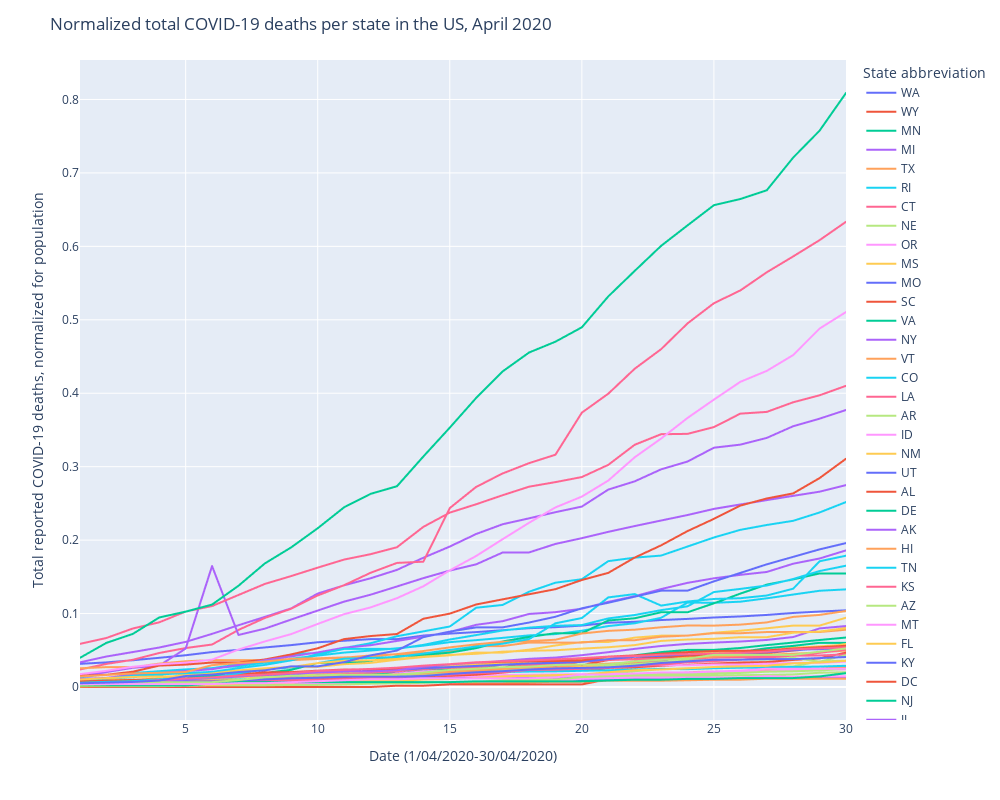

Notebook code for this chart:
### Code cell
# covid deaths total
fig = px.line(merge_covid, x="short_date", y="normalized_tot_death", color='state_abbreviation')
fig.update_layout( autosize=False, width=1000, height=800)

fig.update_layout(
    title="Normalized total COVID-19 deaths per state in the US, April 2020",
    xaxis_title="Date (1/04/2020-30/04/2020)",
    yaxis_title="Total reported COVID-19 deaths, normalized for population",
    legend_title="State abbreviation",

)

fig.show()
fig.write_html("state_tot_deaths_april.html") #saves interactive plot

### Figure 1 — Plotly figure (JSON) as saved in the notebook; plotly's stock layout.template omitted (floating-point values rounded to 4 significant figures)
{"data": [{"hovertemplate": "state_abbreviation=WA<br>short_date=%{x}<br>normalized_tot_death=%{y}<extra></extra>", "legendgroup": "WA", "line": {"color": "#636efa", "dash": "solid"}, "mode": "lines", "name": "WA", "showlegend": true, "type": "scattergl", "x": [1, 2, 3, 4, 5, 6, 7, 8, 9, 10, 11, 12, 13, 14, 15, 16, 17, 18, 19, 20, 21, 22, 23, 24, 25, 26, 27, 28, 29, 30], "xaxis": "x", "y": [0.03155, 0.03347, 0.03642, 0.03976, 0.04322, 0.04758, 0.05053, 0.05387, 0.05707, 0.06092, 0.06297, 0.06515, 0.06515, 0.07003, 0.07272, 0.07477, 0.07734, 0.08003, 0.08144, 0.08362, 0.08747, 0.08875, 0.09119, 0.09273, 0.09465, 0.09606, 0.09811, 0.1008, 0.1027, 0.1044], "yaxis": "y"}, {"hovertemplate": "state_abbreviation=WY<br>short_date=%{x}<br>normalized_tot_death=%{y}<extra></extra>", "legendgroup": "WY", "line": {"color": "#EF553B", "dash": "solid"}, "mode": "lines", "name": "WY", "showlegend": true, "type": "scattergl", "x": [1, 2, 3, 4, 5, 6, 7, 8, 9, 10, 11, 12, 13, 14, 15, 16, 17, 18, 19, 20, 21, 22, 23, 24, 25, 26, 27, 28, 29, 30], "xaxis": "x", "y": [0, 0, 0, 0, 0, 0, 0, 0, 0, 0, 0, 0, 0.001764, 0.001764, 0.003527, 0.003527, 0.003527, 0.003527, 0.003527, 0.003527, 0.01058, 0.01058, 0.01235, 0.01235, 0.01235, 0.01235, 0.01235, 0.01235, 0.01235, 0.01235], "yaxis": "y"}, {"hovertemplate": "state_abbreviation=MN<br>short_date=%{x}<br>normalized_tot_death=%{y}<extra></extra>", "legendgroup": "MN", "line": {"color": "#00cc96", "dash": "solid"}, "mode": "lines", "name": "MN", "showlegend": true, "type": "scattergl", "x": [1, 2, 3, 4, 5, 6, 7, 8, 9, 10, 11, 12, 13, 14, 15, 16, 17, 18, 19, 20, 21, 22, 23, 24, 25, 26, 27, 28, 29, 30], "xaxis": "x", "y": [0.003158, 0.003859, 0.003859, 0.00421, 0.005087, 0.005964, 0.006841, 0.008771, 0.009999, 0.009999, 0.01175, 0.01228, 0.01386, 0.01526, 0.01579, 0.01772, 0.02017, 0.02123, 0.02508, 0.02807, 0.0314, 0.0314, 0.03877, 0.03877, 0.0428, 0.04771, 0.0528, 0.05596, 0.06017, 0.06017], "yaxis": "y"}, {"hovertemplate": "state_abbreviation=MI<br>short_date=%{x}<br>normalized_tot_death=%{y}<extra></extra>", "legendgroup": "MI", "line": {"color": "#ab63fa", "dash": "solid"}, "mode": "lines", "name": "MI", "showlegend": true, "type": "scattergl", "x": [1, 2, 3, 4, 5, 6, 7, 8, 9, 10, 11, 12, 13, 14, 15, 16, 17, 18, 19, 20, 21, 22, 23, 24, 25, 26, 27, 28, 29, 30], "xaxis": "x", "y": [0.03355, 0.04151, 0.04759, 0.05376, 0.06142, 0.07237, 0.08412, 0.09547, 0.1071, 0.1272, 0.1385, 0.148, 0.1595, 0.176, 0.1912, 0.2084, 0.2216, 0.2297, 0.238, 0.2457, 0.2688, 0.28, 0.2964, 0.307, 0.3258, 0.33, 0.3392, 0.3551, 0.3654, 0.3772], "yaxis": "y"}, {"hovertemplate": "state_abbreviation=TX<br>short_date=%{x}<br>normalized_tot_death=%{y}<extra></extra>", "legendgroup": "TX", "line": {"color": "#FFA15A", "dash": "solid"}, "mode": "lines", "name": "TX", "showlegend": true, "type": "scattergl", "x": [1, 2, 3, 4, 5, 6, 7, 8, 9, 10, 11, 12, 13, 14, 15, 16, 17, 18, 19, 20, 21, 22, 23, 24, 25, 26, 27, 28, 29, 30], "xaxis": "x", "y": [0.001968, 0.002375, 0.003054, 0.003563, 0.004309, 0.00475, 0.005225, 0.006006, 0.006752, 0.007668, 0.008618, 0.009195, 0.009738, 0.01079, 0.01235, 0.01333, 0.01452, 0.01537, 0.01618, 0.0168, 0.01754, 0.01842, 0.01903, 0.02012, 0.02114, 0.02199, 0.0225, 0.02341, 0.02484, 0.02653], "yaxis": "y"}, {"hovertemplate": "state_abbreviation=RI<br>short_date=%{x}<br>normalized_tot_death=%{y}<extra></extra>", "legendgroup": "RI", "line": {"color": "#19d3f3", "dash": "solid"}, "mode": "lines", "name": "RI", "showlegend": true, "type": "scattergl", "x": [1, 2, 3, 4, 5, 6, 7, 8, 9, 10, 11, 12, 13, 14, 15, 16, 17, 18, 19, 20, 21, 22, 23, 24, 25, 26, 27, 28, 29, 30], "xaxis": "x", "y": [0.009468, 0.01136, 0.01326, 0.0161, 0.02367, 0.02556, 0.0284, 0.03314, 0.0445, 0.04639, 0.05302, 0.05965, 0.06912, 0.07575, 0.08237, 0.1079, 0.1117, 0.1297, 0.142, 0.1468, 0.1714, 0.1761, 0.1789, 0.1913, 0.2036, 0.214, 0.2206, 0.2263, 0.2377, 0.2519], "yaxis": "y"}, {"hovertemplate": "state_abbreviation=CT<br>short_date=%{x}<br>normalized_tot_death=%{y}<extra></extra>", "legendgroup": "CT", "line": {"color": "#FF6692", "dash": "solid"}, "mode": "lines", "name": "CT", "showlegend": true, "type": "scattergl", "x": [1, 2, 3, 4, 5, 6, 7, 8, 9, 10, 11, 12, 13, 14, 15, 16, 17, 18, 19, 20, 21, 22, 23, 24, 25, 26, 27, 28, 29, 30], "xaxis": "x", "y": [0.02386, 0.03143, 0.03705, 0.04631, 0.05304, 0.05782, 0.07774, 0.09402, 0.1066, 0.1246, 0.1386, 0.1555, 0.169, 0.1706, 0.2436, 0.2725, 0.2908, 0.3048, 0.3163, 0.3736, 0.3994, 0.4333, 0.46, 0.4951, 0.5226, 0.54, 0.5647, 0.5863, 0.6085, 0.6334], "yaxis": "y"}, {"hovertemplate": "state_abbreviation=NE<br>short_date=%{x}<br>normalized_tot_death=%{y}<extra></extra>", "legendgroup": "NE", "line": {"color": "#B6E880", "dash": "solid"}, "mode": "lines", "name": "NE", "showlegend": true, "type": "scattergl", "x": [1, 2, 3, 4, 5, 6, 7, 8, 9, 10, 11, 12, 13, 14, 15, 16, 17, 18, 19, 20, 21, 22, 23, 24, 25, 26, 27, 28, 29, 30], "xaxis": "x", "y": [0.002049, 0.002561, 0.003073, 0.004097, 0.004097, 0.004097, 0.005121, 0.00717, 0.007682, 0.008706, 0.008706, 0.008706, 0.009219, 0.01024, 0.01076, 0.01229, 0.01229, 0.01434, 0.01434, 0.0169, 0.01946, 0.02151, 0.02407, 0.02561, 0.02714, 0.02868, 0.02817, 0.02817, 0.03483, 0.03585], "yaxis": "y"}, {"hovertemplate": "state_abbreviation=OR<br>short_date=%{x}<br>normalized_tot_death=%{y}<extra></extra>", "legendgroup": "OR", "line": {"color": "#FF97FF", "dash": "solid"}, "mode": "lines", "name": "OR", "showlegend": true, "type": "scattergl", "x": [1, 2, 3, 4, 5, 6, 7, 8, 9, 10, 11, 12, 13, 14, 15, 16, 17, 18, 19, 20, 21, 22, 23, 24, 25, 26, 27, 28, 29, 30], "xaxis": "x", "y": [0.004185, 0.004882, 0.005115, 0.006045, 0.006277, 0.006742, 0.007672, 0.008835, 0.01023, 0.01116, 0.01186, 0.01209, 0.01232, 0.01279, 0.01348, 0.01488, 0.01627, 0.01674, 0.0172, 0.01744, 0.01813, 0.01813, 0.0193, 0.01999, 0.02023, 0.02116, 0.02139, 0.02302, 0.02348, 0.02395], "yaxis": "y"}, {"hovertemplate": "state_abbreviation=MS<br>short_date=%{x}<br>normalized_tot_death=%{y}<extra></extra>", "legendgroup": "MS", "line": {"color": "#FECB52", "dash": "solid"}, "mode": "lines", "name": "MS", "showlegend": true, "type": "scattergl", "x": [1, 2, 3, 4, 5, 6, 7, 8, 9, 10, 11, 12, 13, 14, 15, 16, 17, 18, 19, 20, 21, 22, 23, 24, 25, 26, 27, 28, 29, 30], "xaxis": "x", "y": [0.008698, 0.009701, 0.009701, 0.01171, 0.01706, 0.01974, 0.02241, 0.02542, 0.02743, 0.02743, 0.03111, 0.03278, 0.03713, 0.04081, 0.04315, 0.04683, 0.04683, 0.05085, 0.05654, 0.06122, 0.06122, 0.06724, 0.06992, 0.06992, 0.07393, 0.07661, 0.07995, 0.08363, 0.08363, 0.09434], "yaxis": "y"}, {"hovertemplate": "state_abbreviation=MO<br>short_date=%{x}<br>normalized_tot_death=%{y}<extra></extra>", "legendgroup": "MO", "line": {"color": "#636efa", "dash": "solid"}, "mode": "lines", "name": "MO", "showlegend": true, "type": "scattergl", "x": [1, 2, 3, 4, 5, 6, 7, 8, 9, 10, 11, 12, 13, 14, 15, 16, 17, 18, 19, 20, 21, 22, 23, 24, 25, 26, 27, 28, 29, 30], "xaxis": "x", "y": [0.002918, 0.00308, 0.00308, 0.00389, 0.005511, 0.006322, 0.008591, 0.009401, 0.01248, 0.01556, 0.01767, 0.01783, 0.01848, 0.02156, 0.02383, 0.02464, 0.02675, 0.02837, 0.02853, 0.02869, 0.03064, 0.03372, 0.03534, 0.04247, 0.04425, 0.04441, 0.04668, 0.0509, 0.05155, 0.05333], "yaxis": "y"}, {"hovertemplate": "state_abbreviation=SC<br>short_date=%{x}<br>normalized_tot_death=%{y}<extra></extra>", "legendgroup": "SC", "line": {"color": "#EF553B", "dash": "solid"}, "mode": "lines", "name": "SC", "showlegend": true, "type": "scattergl", "x": [1, 2, 3, 4, 5, 6, 7, 8, 9, 10, 11, 12, 13, 14, 15, 16, 17, 18, 19, 20, 21, 22, 23, 24, 25, 26, 27, 28, 29, 30], "xaxis": "x", "y": [0.00499, 0.00595, 0.006526, 0.007677, 0.008445, 0.009213, 0.009789, 0.01209, 0.01286, 0.01382, 0.01535, 0.01574, 0.0167, 0.01862, 0.02054, 0.02092, 0.02226, 0.02284, 0.02303, 0.0238, 0.02591, 0.02687, 0.02879, 0.03013, 0.03186, 0.0334, 0.03397, 0.03685, 0.03896, 0.04683], "yaxis": "y"}, {"hovertemplate": "state_abbreviation=VA<br>short_date=%{x}<br>normalized_tot_death=%{y}<extra></extra>", "legendgroup": "VA", "line": {"color": "#00cc96", "dash": "solid"}, "mode": "lines", "name": "VA", "showlegend": true, "type": "scattergl", "x": [1, 2, 3, 4, 5, 6, 7, 8, 9, 10, 11, 12, 13, 14, 15, 16, 17, 18, 19, 20, 21, 22, 23, 24, 25, 26, 27, 28, 29, 30], "xaxis": "x", "y": [0.004753, 0.005333, 0.005333, 0.006028, 0.00626, 0.007303, 0.008694, 0.01264, 0.01403, 0.01403, 0.01507, 0.01727, 0.01785, 0.02261, 0.02411, 0.02678, 0.02678, 0.02991, 0.03478, 0.03756, 0.03756, 0.04312, 0.04753, 0.05054, 0.05054, 0.05309, 0.05704, 0.06051, 0.06399, 0.06735], "yaxis": "y"}, {"hovertemplate": "state_abbreviation=NY<br>short_date=%{x}<br>normalized_tot_death=%{y}<extra></extra>", "legendgroup": "NY", "line": {"color": "#ab63fa", "dash": "solid"}, "mode": "lines", "name": "NY", "showlegend": true, "type": "scattergl", "x": [1, 2, 3, 4, 5, 6, 7, 8, 9, 10, 11, 12, 13, 14, 15, 16, 17, 18, 19, 20, 21, 22, 23, 24, 25, 26, 27, 28, 29, 30], "xaxis": "x", "y": [0.01415, 0.02032, 0.02613, 0.02911, 0.05231, 0.1647, 0.07088, 0.07947, 0.09192, 0.1041, 0.1163, 0.1257, 0.1369, 0.1482, 0.1585, 0.167, 0.1831, 0.1832, 0.1948, 0.2027, 0.2113, 0.2191, 0.2267, 0.2342, 0.2425, 0.2485, 0.2545, 0.2603, 0.2659, 0.2749], "yaxis": "y"}, {"hovertemplate": "state_abbreviation=VT<br>short_date=%{x}<br>normalized_tot_death=%{y}<extra></extra>", "legendgroup": "VT", "line": {"color": "#FFA15A", "dash": "solid"}, "mode": "lines", "name": "VT", "showlegend": true, "type": "scattergl", "x": [1, 2, 3, 4, 5, 6, 7, 8, 9, 10, 11, 12, 13, 14, 15, 16, 17, 18, 19, 20, 21, 22, 23, 24, 25, 26, 27, 28, 29, 30], "xaxis": "x", "y": [0.02548, 0.02707, 0.02707, 0.03184, 0.03503, 0.03662, 0.03662, 0.03662, 0.03662, 0.03821, 0.03981, 0.04299, 0.04458, 0.04617, 0.04777, 0.05573, 0.05573, 0.0605, 0.0605, 0.0605, 0.06369, 0.06369, 0.06846, 0.07006, 0.07324, 0.07324, 0.07483, 0.07483, 0.07483, 0.07802], "yaxis": "y"}, {"hovertemplate": "state_abbreviation=CO<br>short_date=%{x}<br>normalized_tot_death=%{y}<extra></extra>", "legendgroup": "CO", "line": {"color": "#19d3f3", "dash": "solid"}, "mode": "lines", "name": "CO", "showlegend": true, "type": "scattergl", "x": [1, 2, 3, 4, 5, 6, 7, 8, 9, 10, 11, 12, 13, 14, 15, 16, 17, 18, 19, 20, 21, 22, 23, 24, 25, 26, 27, 28, 29, 30], "xaxis": "x", "y": [0.01369, 0.01659, 0.01899, 0.02155, 0.02395, 0.02566, 0.03062, 0.03302, 0.03866, 0.04277, 0.04687, 0.04961, 0.05269, 0.05628, 0.06107, 0.06381, 0.06689, 0.07031, 0.07202, 0.07664, 0.08297, 0.08673, 0.09426, 0.115, 0.1146, 0.1162, 0.1208, 0.1259, 0.131, 0.1329], "yaxis": "y"}, {"hovertemplate": "state_abbreviation=LA<br>short_date=%{x}<br>normalized_tot_death=%{y}<extra></extra>", "legendgroup": "LA", "line": {"color": "#FF6692", "dash": "solid"}, "mode": "lines", "name": "LA", "showlegend": true, "type": "scattergl", "x": [1, 2, 3, 4, 5, 6, 7, 8, 9, 10, 11, 12, 13, 14, 15, 16, 17, 18, 19, 20, 21, 22, 23, 24, 25, 26, 27, 28, 29, 30], "xaxis": "x", "y": [0.05877, 0.06674, 0.07965, 0.08805, 0.1027, 0.1102, 0.1253, 0.1404, 0.1511, 0.1625, 0.1735, 0.1808, 0.1903, 0.2181, 0.2375, 0.2489, 0.2611, 0.2728, 0.279, 0.2859, 0.3025, 0.3298, 0.3442, 0.3447, 0.3539, 0.3722, 0.3746, 0.3877, 0.3972, 0.4101], "yaxis": "y"}, {"hovertemplate": "state_abbreviation=AR<br>short_date=%{x}<br>normalized_tot_death=%{y}<extra></extra>", "legendgroup": "AR", "line": {"color": "#B6E880", "dash": "solid"}, "mode": "lines", "name": "AR", "showlegend": true, "type": "scattergl", "x": [1, 2, 3, 4, 5, 6, 7, 8, 9, 10, 11, 12, 13, 14, 15, 16, 17, 18, 19, 20, 21, 22, 23, 24, 25, 26, 27, 28, 29, 30], "xaxis": "x", "y": [0.003291, 0.003949, 0.003949, 0.004607, 0.005265, 0.005265, 0.005923, 0.005923, 0.00691, 0.007897, 0.008885, 0.009543, 0.009872, 0.01053, 0.01086, 0.01218, 0.01316, 0.01349, 0.01316, 0.01382, 0.01415, 0.01382, 0.01481, 0.01547, 0.01579, 0.01612, 0.01645, 0.01711, 0.01941, 0.02007], "yaxis": "y"}, {"hovertemplate": "state_abbreviation=ID<br>short_date=%{x}<br>normalized_tot_death=%{y}<extra></extra>", "legendgroup": "ID", "line": {"color": "#FF97FF", "dash": "solid"}, "mode": "lines", "name": "ID", "showlegend": true, "type": "scattergl", "x": [1, 2, 3, 4, 5, 6, 7, 8, 9, 10, 11, 12, 13, 14, 15, 16, 17, 18, 19, 20, 21, 22, 23, 24, 25, 26, 27, 28, 29, 30], "xaxis": "x", "y": [0.004928, 0.004928, 0.005476, 0.005476, 0.005476, 0.007119, 0.008214, 0.009857, 0.01314, 0.01369, 0.01479, 0.01479, 0.01807, 0.02136, 0.02245, 0.02245, 0.02355, 0.02409, 0.02464, 0.02628, 0.02793, 0.02957, 0.02957, 0.02957, 0.03067, 0.03067, 0.03176, 0.03286, 0.03286, 0.0345], "yaxis": "y"}, {"hovertemplate": "state_abbreviation=NM<br>short_date=%{x}<br>normalized_tot_death=%{y}<extra></extra>", "legendgroup": "NM", "line": {"color": "#FECB52", "dash": "solid"}, "mode": "lines", "name": "NM", "showlegend": true, "type": "scattergl", "x": [1, 2, 3, 4, 5, 6, 7, 8, 9, 10, 11, 12, 13, 14, 15, 16, 17, 18, 19, 20, 21, 22, 23, 24, 25, 26, 27, 28, 29, 30], "xaxis": "x", "y": [0.002862, 0.003339, 0.00477, 0.005246, 0.005723, 0.005723, 0.0062, 0.007631, 0.008108, 0.009062, 0.009539, 0.0124, 0.01479, 0.01717, 0.01717, 0.02099, 0.02432, 0.02528, 0.02623, 0.02766, 0.031, 0.03386, 0.0372, 0.04006, 0.04436, 0.04722, 0.0496, 0.05246, 0.05342, 0.05867], "yaxis": "y"}, {"hovertemplate": "state_abbreviation=UT<br>short_date=%{x}<br>normalized_tot_death=%{y}<extra></extra>", "legendgroup": "UT", "line": {"color": "#636efa", "dash": "solid"}, "mode": "lines", "name": "UT", "showlegend": true, "type": "scattergl", "x": [1, 2, 3, 4, 5, 6, 7, 8, 9, 10, 11, 12, 13, 14, 15, 16, 17, 18, 19, 20, 21, 22, 23, 24, 25, 26, 27, 28, 29, 30], "xaxis": "x", "y": [0.002133, 0.002133, 0.002133, 0.002437, 0.002437, 0.003961, 0.003961, 0.003961, 0.00457, 0.00518, 0.005484, 0.005484, 0.005484, 0.006094, 0.006398, 0.006703, 0.007008, 0.007617, 0.008531, 0.00975, 0.01036, 0.01066, 0.01158, 0.01188, 0.01249, 0.01249, 0.01341, 0.01371, 0.01402, 0.01402], "yaxis": "y"}, {"hovertemplate": "state_abbreviation=AL<br>short_date=%{x}<br>normalized_tot_death=%{y}<extra></extra>", "legendgroup": "AL", "line": {"color": "#EF553B", "dash": "solid"}, "mode": "lines", "name": "AL", "showlegend": true, "type": "scattergl", "x": [1, 2, 3, 4, 5, 6, 7, 8, 9, 10, 11, 12, 13, 14, 15, 16, 17, 18, 19, 20, 21, 22, 23, 24, 25, 26, 27, 28, 29, 30], "xaxis": "x", "y": [0.003463, 0.003463, 0.004278, 0.005297, 0.006315, 0.006519, 0.007945, 0.009779, 0.009779, 0.01182, 0.01222, 0.01243, 0.01263, 0.01487, 0.01528, 0.01671, 0.01956, 0.02302, 0.03361, 0.02995, 0.03667, 0.0381, 0.04034, 0.04258, 0.04339, 0.04482, 0.04645, 0.0495, 0.05297, 0.05704], "yaxis": "y"}, {"hovertemplate": "state_abbreviation=DE<br>short_date=%{x}<br>normalized_tot_death=%{y}<extra></extra>", "legendgroup": "DE", "line": {"color": "#00cc96", "dash": "solid"}, "mode": "lines", "name": "DE", "showlegend": true, "type": "scattergl", "x": [1, 2, 3, 4, 5, 6, 7, 8, 9, 10, 11, 12, 13, 14, 15, 16, 17, 18, 19, 20, 21, 22, 23, 24, 25, 26, 27, 28, 29, 30], "xaxis": "x", "y": [0.01119, 0.01221, 0.01424, 0.01424, 0.01424, 0.01526, 0.01628, 0.01933, 0.0234, 0.03256, 0.03357, 0.03561, 0.04171, 0.04375, 0.0468, 0.0529, 0.06206, 0.06817, 0.07325, 0.07325, 0.09055, 0.0936, 0.1017, 0.1017, 0.1139, 0.1272, 0.1394, 0.1465, 0.1546, 0.1546], "yaxis": "y"}, {"hovertemplate": "state_abbreviation=AK<br>short_date=%{x}<br>normalized_tot_death=%{y}<extra></extra>", "legendgroup": "AK", "line": {"color": "#ab63fa", "dash": "solid"}, "mode": "lines", "name": "AK", "showlegend": true, "type": "scattergl", "x": [1, 2, 3, 4, 5, 6, 7, 8, 9, 10, 11, 12, 13, 14, 15, 16, 17, 18, 19, 20, 21, 22, 23, 24, 25, 26, 27, 28, 29, 30], "xaxis": "x", "y": [0.004087, 0.004087, 0.004087, 0.006812, 0.008174, 0.008174, 0.008174, 0.009537, 0.009537, 0.009537, 0.0109, 0.0109, 0.0109, 0.01226, 0.01226, 0.01226, 0.01226, 0.01226, 0.01226, 0.01226, 0.01226, 0.01226, 0.01226, 0.01226, 0.01226, 0.01226, 0.01226, 0.01226, 0.01226, 0.01226], "yaxis": "y"}, {"hovertemplate": "state_abbreviation=HI<br>short_date=%{x}<br>normalized_tot_death=%{y}<extra></extra>", "legendgroup": "HI", "line": {"color": "#FFA15A", "dash": "solid"}, "mode": "lines", "name": "HI", "showlegend": true, "type": "scattergl", "x": [1, 2, 3, 4, 5, 6, 7, 8, 9, 10, 11, 12, 13, 14, 15, 16, 17, 18, 19, 20, 21, 22, 23, 24, 25, 26, 27, 28, 29, 30], "xaxis": "x", "y": [0.0007079, 0.001416, 0.002124, 0.002831, 0.002831, 0.003539, 0.003539, 0.003539, 0.004247, 0.005663, 0.006371, 0.006371, 0.006371, 0.006371, 0.006371, 0.006371, 0.006371, 0.006371, 0.007079, 0.007079, 0.008494, 0.008494, 0.008494, 0.009202, 0.00991, 0.00991, 0.01133, 0.01133, 0.01133, 0.01133], "yaxis": "y"}, {"hovertemplate": "state_abbreviation=TN<br>short_date=%{x}<br>normalized_tot_death=%{y}<extra></extra>", "legendgroup": "TN", "line": {"color": "#19d3f3", "dash": "solid"}, "mode": "lines", "name": "TN", "showlegend": true, "type": "scattergl", "x": [1, 2, 3, 4, 5, 6, 7, 8, 9, 10, 11, 12, 13, 14, 15, 16, 17, 18, 19, 20, 21, 22, 23, 24, 25, 26, 27, 28, 29, 30], "xaxis": "x", "y": [0.003335, 0.004639, 0.005219, 0.006089, 0.006379, 0.009424, 0.01044, 0.01145, 0.01363, 0.01421, 0.0145, 0.01464, 0.0158, 0.01798, 0.01943, 0.02044, 0.02044, 0.02102, 0.02131, 0.02204, 0.02276, 0.02392, 0.02465, 0.02436, 0.02552, 0.02624, 0.02668, 0.02726, 0.02784, 0.02885], "yaxis": "y"}, {"hovertemplate": "state_abbreviation=KS<br>short_date=%{x}<br>normalized_tot_death=%{y}<extra></extra>", "legendgroup": "KS", "line": {"color": "#FF6692", "dash": "solid"}, "mode": "lines", "name": "KS", "showlegend": true, "type": "scattergl", "x": [1, 2, 3, 4, 5, 6, 7, 8, 9, 10, 11, 12, 13, 14, 15, 16, 17, 18, 19, 20, 21, 22, 23, 24, 25, 26, 27, 28, 29, 30], "xaxis": "x", "y": [0.003436, 0.004467, 0.005841, 0.007216, 0.007903, 0.00859, 0.009277, 0.0134, 0.01512, 0.01787, 0.01924, 0.01959, 0.0213, 0.0244, 0.02611, 0.02749, 0.03024, 0.03024, 0.03161, 0.03436, 0.03677, 0.0378, 0.03848, 0.03814, 0.0402, 0.04054, 0.04123, 0.04261, 0.04295, 0.04432], "yaxis": "y"}, {"hovertemplate": "state_abbreviation=AZ<br>short_date=%{x}<br>normalized_tot_death=%{y}<extra></extra>", "legendgroup": "AZ", "line": {"color": "#B6E880", "dash": "solid"}, "mode": "lines", "name": "AZ", "showlegend": true, "type": "scattergl", "x": [1, 2, 3, 4, 5, 6, 7, 8, 9, 10, 11, 12, 13, 14, 15, 16, 17, 18, 19, 20, 21, 22, 23, 24, 25, 26, 27, 28, 29, 30], "xaxis": "x", "y": [0.00393, 0.004337, 0.005557, 0.007048, 0.008674, 0.008809, 0.009894, 0.01084, 0.01206, 0.01315, 0.01464, 0.01559, 0.01653, 0.01775, 0.01925, 0.02033, 0.0229, 0.02399, 0.02494, 0.02534, 0.02819, 0.03104, 0.03375, 0.03605, 0.037, 0.03727, 0.03727, 0.03971, 0.03442, 0.04337], "yaxis": "y"}, {"hovertemplate": "state_abbreviation=MT<br>short_date=%{x}<br>normalized_tot_death=%{y}<extra></extra>", "legendgroup": "MT", "line": {"color": "#FF97FF", "dash": "solid"}, "mode": "lines", "name": "MT", "showlegend": true, "type": "scattergl", "x": [1, 2, 3, 4, 5, 6, 7, 8, 9, 10, 11, 12, 13, 14, 15, 16, 17, 18, 19, 20, 21, 22, 23, 24, 25, 26, 27, 28, 29, 30], "xaxis": "x", "y": [0.004601, 0.004601, 0.004601, 0.005521, 0.005521, 0.005521, 0.005521, 0.005521, 0.005521, 0.005521, 0.005521, 0.005521, 0.006441, 0.006441, 0.006441, 0.007361, 0.007361, 0.009202, 0.009202, 0.01104, 0.01196, 0.01288, 0.01288, 0.01288, 0.01288, 0.01288, 0.01472, 0.0138, 0.01472, 0.01472], "yaxis": "y"}, {"hovertemplate": "state_abbreviation=FL<br>short_date=%{x}<br>normalized_tot_death=%{y}<extra></extra>", "legendgroup": "FL", "line": {"color": "#FECB52", "dash": "solid"}, "mode": "lines", "name": "FL", "showlegend": true, "type": "scattergl", "x": [1, 2, 3, 4, 5, 6, 7, 8, 9, 10, 11, 12, 13, 14, 15, 16, 17, 18, 19, 20, 21, 22, 23, 24, 25, 26, 27, 28, 29, 30], "xaxis": "x", "y": [0.004592, 0.006548, 0.00773, 0.008866, 0.01005, 0.01155, 0.01346, 0.01469, 0.01687, 0.01905, 0.02028, 0.02096, 0.02269, 0.02596, 0.02792, 0.03037, 0.03301, 0.03401, 0.03519, 0.03742, 0.03942, 0.04215, 0.04488, 0.04756, 0.04797, 0.04883, 0.04947, 0.05324, 0.05538, 0.05765], "yaxis": "y"}, {"hovertemplate": "state_abbreviation=KY<br>short_date=%{x}<br>normalized_tot_death=%{y}<extra></extra>", "legendgroup": "KY", "line": {"color": "#636efa", "dash": "solid"}, "mode": "lines", "name": "KY", "showlegend": true, "type": "scattergl", "x": [1, 2, 3, 4, 5, 6, 7, 8, 9, 10, 11, 12, 13, 14, 15, 16, 17, 18, 19, 20, 21, 22, 23, 24, 25, 26, 27, 28, 29, 30], "xaxis": "x", "y": [0.004445, 0.006889, 0.008223, 0.008889, 0.01, 0.01311, 0.01445, 0.01622, 0.01756, 0.02, 0.02089, 0.02156, 0.02311, 0.02556, 0.02711, 0.02867, 0.03045, 0.032, 0.03289, 0.03422, 0.038, 0.04111, 0.04245, 0.04445, 0.04556, 0.04623, 0.04734, 0.05, 0.05223, 0.05334], "yaxis": "y"}, {"hovertemplate": "state_abbreviation=DC<br>short_date=%{x}<br>normalized_tot_death=%{y}<extra></extra>", "legendgroup": "DC", "line": {"color": "#EF553B", "dash": "solid"}, "mode": "lines", "name": "DC", "showlegend": true, "type": "scattergl", "x": [1, 2, 3, 4, 5, 6, 7, 8, 9, 10, 11, 12, 13, 14, 15, 16, 17, 18, 19, 20, 21, 22, 23, 24, 25, 26, 27, 28, 29, 30], "xaxis": "x", "y": [0.01526, 0.01665, 0.02081, 0.02914, 0.03053, 0.0333, 0.0333, 0.03746, 0.0444, 0.05273, 0.06522, 0.06938, 0.07215, 0.09297, 0.0999, 0.1124, 0.1193, 0.1263, 0.1332, 0.1457, 0.1554, 0.1762, 0.1929, 0.2123, 0.2289, 0.247, 0.2567, 0.2636, 0.2845, 0.3108], "yaxis": "y"}, {"hovertemplate": "state_abbreviation=NJ<br>short_date=%{x}<br>normalized_tot_death=%{y}<extra></extra>", "legendgroup": "NJ", "line": {"color": "#00cc96", "dash": "solid"}, "mode": "lines", "name": "NJ", "showlegend": true, "type": "scattergl", "x": [1, 2, 3, 4, 5, 6, 7, 8, 9, 10, 11, 12, 13, 14, 15, 16, 17, 18, 19, 20, 21, 22, 23, 24, 25, 26, 27, 28, 29, 30], "xaxis": "x", "y": [0.03972, 0.06009, 0.07229, 0.09467, 0.1026, 0.1122, 0.1379, 0.1683, 0.1902, 0.2162, 0.2447, 0.263, 0.2734, 0.3139, 0.3532, 0.3937, 0.4297, 0.4554, 0.4702, 0.4898, 0.5319, 0.5665, 0.6007, 0.6285, 0.6561, 0.6645, 0.6763, 0.7209, 0.7576, 0.8088], "yaxis": "y"}, {"hovertemplate": "state_abbreviation=IL<br>short_date=%{x}<br>normalized_tot_death=%{y}<extra></extra>", "legendgroup": "IL", "line": {"color": "#ab63fa", "dash": "solid"}, "mode": "lines", "name": "IL", "showlegend": true, "type": "scattergl", "x": [1, 2, 3, 4, 5, 6, 7, 8, 9, 10, 11, 12, 13, 14, 15, 16, 17, 18, 19, 20, 21, 22, 23, 24, 25, 26, 27, 28, 29, 30], "xaxis": "x", "y": [0.01114, 0.0124, 0.01659, 0.01919, 0.02164, 0.02425, 0.03002, 0.03649, 0.04171, 0.04708, 0.05348, 0.05687, 0.06272, 0.06856, 0.07488, 0.08468, 0.08958, 0.09945, 0.1019, 0.1066, 0.116, 0.1236, 0.1333, 0.1418, 0.148, 0.1527, 0.1566, 0.1679, 0.175, 0.186], "yaxis": "y"}, {"hovertemplate": "state_abbreviation=CA<br>short_date=%{x}<br>normalized_tot_death=%{y}<extra></extra>", "legendgroup": "CA", "line": {"color": "#FFA15A", "dash": "solid"}, "mode": "lines", "name": "CA", "showlegend": true, "type": "scattergl", "x": [1, 2, 3, 4, 5, 6, 7, 8, 9, 10, 11, 12, 13, 14, 15, 16, 17, 18, 19, 20, 21, 22, 23, 24, 25, 26, 27, 28, 29, 30], "xaxis": "x", "y": [0.004307, 0.005083, 0.006761, 0.006911, 0.007987, 0.008588, 0.009365, 0.01107, 0.01232, 0.01355, 0.01525, 0.0163, 0.0172, 0.01898, 0.02056, 0.02228, 0.02466, 0.02684, 0.02684, 0.03025, 0.03175, 0.0339, 0.03678, 0.03911, 0.04134, 0.04282, 0.04394, 0.0453, 0.04725, 0.04963], "yaxis": "y"}, {"hovertemplate": "state_abbreviation=IN<br>short_date=%{x}<br>normalized_tot_death=%{y}<extra></extra>", "legendgroup": "IN", "line": {"color": "#19d3f3", "dash": "solid"}, "mode": "lines", "name": "IN", "showlegend": true, "type": "scattergl", "x": [1, 2, 3, 4, 5, 6, 7, 8, 9, 10, 11, 12, 13, 14, 15, 16, 17, 18, 19, 20, 21, 22, 23, 24, 25, 26, 27, 28, 29, 30], "xaxis": "x", "y": [0.009636, 0.01156, 0.01512, 0.0172, 0.01883, 0.02061, 0.02565, 0.03009, 0.03632, 0.04448, 0.05189, 0.05189, 0.05189, 0.05737, 0.06464, 0.07072, 0.07694, 0.0808, 0.08332, 0.08435, 0.0934, 0.09799, 0.1047, 0.1099, 0.1293, 0.1336, 0.1382, 0.1471, 0.1579, 0.1652], "yaxis": "y"}, {"hovertemplate": "state_abbreviation=IA<br>short_date=%{x}<br>normalized_tot_death=%{y}<extra></extra>", "legendgroup": "IA", "line": {"color": "#FF6692", "dash": "solid"}, "mode": "lines", "name": "IA", "showlegend": true, "type": "scattergl", "x": [1, 2, 3, 4, 5, 6, 7, 8, 9, 10, 11, 12, 13, 14, 15, 16, 17, 18, 19, 20, 21, 22, 23, 24, 25, 26, 27, 28, 29, 30], "xaxis": "x", "y": [0.00283, 0.003459, 0.003459, 0.004403, 0.006919, 0.007862, 0.008176, 0.008491, 0.00912, 0.009749, 0.01069, 0.01289, 0.01352, 0.01541, 0.01667, 0.01887, 0.02013, 0.02327, 0.02359, 0.02484, 0.0261, 0.0283, 0.03019, 0.03365, 0.03522, 0.03711, 0.03994, 0.04277, 0.04654, 0.05095], "yaxis": "y"}, {"hovertemplate": "state_abbreviation=WV<br>short_date=%{x}<br>normalized_tot_death=%{y}<extra></extra>", "legendgroup": "WV", "line": {"color": "#B6E880", "dash": "solid"}, "mode": "lines", "name": "WV", "showlegend": true, "type": "scattergl", "x": [1, 2, 3, 4, 5, 6, 7, 8, 9, 10, 11, 12, 13, 14, 15, 16, 17, 18, 19, 20, 21, 22, 23, 24, 25, 26, 27, 28, 29, 30], "xaxis": "x", "y": [0.001125, 0.001125, 0.001125, 0.001125, 0.001687, 0.00225, 0.00225, 0.00225, 0.002812, 0.002812, 0.003374, 0.004499, 0.005062, 0.005624, 0.006749, 0.007311, 0.008999, 0.01012, 0.01012, 0.0135, 0.01462, 0.01631, 0.01743, 0.018, 0.01856, 0.01912, 0.02081, 0.02137, 0.0225, 0.02475], "yaxis": "y"}, {"hovertemplate": "state_abbreviation=MA<br>short_date=%{x}<br>normalized_tot_death=%{y}<extra></extra>", "legendgroup": "MA", "line": {"color": "#FF97FF", "dash": "solid"}, "mode": "lines", "name": "MA", "showlegend": true, "type": "scattergl", "x": [1, 2, 3, 4, 5, 6, 7, 8, 9, 10, 11, 12, 13, 14, 15, 16, 17, 18, 19, 20, 21, 22, 23, 24, 25, 26, 27, 28, 29, 30], "xaxis": "x", "y": [0.01749, 0.02207, 0.02752, 0.03096, 0.03311, 0.03727, 0.05103, 0.06206, 0.0721, 0.08586, 0.09919, 0.1084, 0.121, 0.1372, 0.1588, 0.1785, 0.2012, 0.2236, 0.2445, 0.2593, 0.2811, 0.3128, 0.3383, 0.3664, 0.3913, 0.4155, 0.4304, 0.4519, 0.4881, 0.5106], "yaxis": "y"}, {"hovertemplate": "state_abbreviation=NC<br>short_date=%{x}<br>normalized_tot_death=%{y}<extra></extra>", "legendgroup": "NC", "line": {"color": "#FECB52", "dash": "solid"}, "mode": "lines", "name": "NC", "showlegend": true, "type": "scattergl", "x": [1, 2, 3, 4, 5, 6, 7, 8, 9, 10, 11, 12, 13, 14, 15, 16, 17, 18, 19, 20, 21, 22, 23, 24, 25, 26, 27, 28, 29, 30], "xaxis": "x", "y": [0.0008481, 0.001508, 0.00179, 0.002262, 0.002921, 0.00311, 0.004335, 0.004994, 0.006125, 0.006973, 0.007539, 0.007633, 0.008104, 0.01018, 0.01103, 0.01234, 0.01432, 0.01545, 0.01621, 0.01687, 0.02007, 0.0228, 0.02384, 0.02535, 0.02723, 0.02818, 0.02884, 0.03223, 0.03336, 0.03562], "yaxis": "y"}, {"hovertemplate": "state_abbreviation=ME<br>short_date=%{x}<br>normalized_tot_death=%{y}<extra></extra>", "legendgroup": "ME", "line": {"color": "#636efa", "dash": "solid"}, "mode": "lines", "name": "ME", "showlegend": true, "type": "scattergl", "x": [1, 2, 3, 4, 5, 6, 7, 8, 9, 10, 11, 12, 13, 14, 15, 16, 17, 18, 19, 20, 21, 22, 23, 24, 25, 26, 27, 28, 29, 30], "xaxis": "x", "y": [0.005201, 0.005201, 0.006688, 0.007431, 0.007431, 0.007431, 0.008917, 0.0104, 0.01189, 0.01263, 0.01412, 0.01412, 0.01412, 0.01486, 0.01783, 0.02006, 0.02155, 0.02378, 0.02526, 0.02601, 0.02675, 0.02898, 0.03269, 0.03492, 0.03715, 0.03715, 0.0379, 0.0379, 0.03938, 0.04087], "yaxis": "y"}, {"hovertemplate": "state_abbreviation=OK<br>short_date=%{x}<br>normalized_tot_death=%{y}<extra></extra>", "legendgroup": "OK", "line": {"color": "#EF553B", "dash": "solid"}, "mode": "lines", "name": "OK", "showlegend": true, "type": "scattergl", "x": [1, 2, 3, 4, 5, 6, 7, 8, 9, 10, 11, 12, 13, 14, 15, 16, 17, 18, 19, 20, 21, 22, 23, 24, 25, 26, 27, 28, 29, 30], "xaxis": "x", "y": [0.007586, 0.008597, 0.009609, 0.01062, 0.01163, 0.0129, 0.01694, 0.01998, 0.02023, 0.02225, 0.02377, 0.02427, 0.02503, 0.02731, 0.0311, 0.03312, 0.03439, 0.03515, 0.0354, 0.03616, 0.04147, 0.04299, 0.04526, 0.04754, 0.04905, 0.04931, 0.04981, 0.05234, 0.05411, 0.05613], "yaxis": "y"}, {"hovertemplate": "state_abbreviation=SD<br>short_date=%{x}<br>normalized_tot_death=%{y}<extra></extra>", "legendgroup": "SD", "line": {"color": "#00cc96", "dash": "solid"}, "mode": "lines", "name": "SD", "showlegend": true, "type": "scattergl", "x": [1, 2, 3, 4, 5, 6, 7, 8, 9, 10, 11, 12, 13, 14, 15, 16, 17, 18, 19, 20, 21, 22, 23, 24, 25, 26, 27, 28, 29, 30], "xaxis": "x", "y": [0.002215, 0.002215, 0.002215, 0.002215, 0.002215, 0.00443, 0.006644, 0.006644, 0.006644, 0.006644, 0.006644, 0.006644, 0.006644, 0.006644, 0.006644, 0.007752, 0.007752, 0.007752, 0.007752, 0.007752, 0.008859, 0.009966, 0.009966, 0.01107, 0.01107, 0.01218, 0.01218, 0.01218, 0.0144, 0.01883], "yaxis": "y"}, {"hovertemplate": "state_abbreviation=OH<br>short_date=%{x}<br>normalized_tot_death=%{y}<extra></extra>", "legendgroup": "OH", "line": {"color": "#ab63fa", "dash": "solid"}, "mode": "lines", "name": "OH", "showlegend": true, "type": "scattergl", "x": [1, 2, 3, 4, 5, 6, 7, 8, 9, 10, 11, 12, 13, 14, 15, 16, 17, 18, 19, 20, 21, 22, 23, 24, 25, 26, 27, 28, 29, 30], "xaxis": "x", "y": [0.005533, 0.006895, 0.007746, 0.008683, 0.01013, 0.01209, 0.01422, 0.01643, 0.01813, 0.01966, 0.02103, 0.02111, 0.02281, 0.02758, 0.03073, 0.03311, 0.03558, 0.03839, 0.04009, 0.04333, 0.04741, 0.05193, 0.05584, 0.05873, 0.06052, 0.06197, 0.0641, 0.06801, 0.07976, 0.083], "yaxis": "y"}, {"hovertemplate": "state_abbreviation=GA<br>short_date=%{x}<br>normalized_tot_death=%{y}<extra></extra>", "legendgroup": "GA", "line": {"color": "#FFA15A", "dash": "solid"}, "mode": "lines", "name": "GA", "showlegend": true, "type": "scattergl", "x": [1, 2, 3, 4, 5, 6, 7, 8, 9, 10, 11, 12, 13, 14, 15, 16, 17, 18, 19, 20, 21, 22, 23, 24, 25, 26, 27, 28, 29, 30], "xaxis": "x", "y": [0.01434, 0.01639, 0.01844, 0.01937, 0.0204, 0.02971, 0.03269, 0.03456, 0.03847, 0.03912, 0.04024, 0.04164, 0.0448, 0.04899, 0.05393, 0.05812, 0.06157, 0.06241, 0.06436, 0.07284, 0.07647, 0.07805, 0.08131, 0.08374, 0.08355, 0.08495, 0.08793, 0.09547, 0.09817, 0.1035], "yaxis": "y"}, {"hovertemplate": "state_abbreviation=PA<br>short_date=%{x}<br>normalized_tot_death=%{y}<extra></extra>", "legendgroup": "PA", "line": {"color": "#19d3f3", "dash": "solid"}, "mode": "lines", "name": "PA", "showlegend": true, "type": "scattergl", "x": [1, 2, 3, 4, 5, 6, 7, 8, 9, 10, 11, 12, 13, 14, 15, 16, 17, 18, 19, 20, 21, 22, 23, 24, 25, 26, 27, 28, 29, 30], "xaxis": "x", "y": [0.005772, 0.00702, 0.007956, 0.01061, 0.0117, 0.01264, 0.01872, 0.02418, 0.02636, 0.03245, 0.03853, 0.03954, 0.04087, 0.04555, 0.05046, 0.05514, 0.05897, 0.06521, 0.08673, 0.09391, 0.122, 0.1265, 0.1108, 0.1164, 0.1199, 0.1209, 0.1246, 0.1338, 0.1712, 0.1788], "yaxis": "y"}, {"hovertemplate": "state_abbreviation=WI<br>short_date=%{x}<br>normalized_tot_death=%{y}<extra></extra>", "legendgroup": "WI", "line": {"color": "#FF6692", "dash": "solid"}, "mode": "lines", "name": "WI", "showlegend": true, "type": "scattergl", "x": [1, 2, 3, 4, 5, 6, 7, 8, 9, 10, 11, 12, 13, 14, 15, 16, 17, 18, 19, 20, 21, 22, 23, 24, 25, 26, 27, 28, 29, 30], "xaxis": "x", "y": [0.004101, 0.005298, 0.006323, 0.00957, 0.01162, 0.01316, 0.01572, 0.01692, 0.01897, 0.02187, 0.02341, 0.02461, 0.02632, 0.02905, 0.0311, 0.03367, 0.03503, 0.03606, 0.0376, 0.0393, 0.04136, 0.04204, 0.04392, 0.04477, 0.04546, 0.04648, 0.04802, 0.05127, 0.05263, 0.054], "yaxis": "y"}, {"hovertemplate": "state_abbreviation=NH<br>short_date=%{x}<br>normalized_tot_death=%{y}<extra></extra>", "legendgroup": "NH", "line": {"color": "#B6E880", "dash": "solid"}, "mode": "lines", "name": "NH", "showlegend": true, "type": "scattergl", "x": [1, 2, 3, 4, 5, 6, 7, 8, 9, 10, 11, 12, 13, 14, 15, 16, 17, 18, 19, 20, 21, 22, 23, 24, 25, 26, 27, 28, 29, 30], "xaxis": "x", "y": [0.002917, 0.003646, 0.005105, 0.006563, 0.006563, 0.006563, 0.00948, 0.01313, 0.01531, 0.01604, 0.01677, 0.01677, 0.01677, 0.01969, 0.02334, 0.02479, 0.02698, 0.02771, 0.0299, 0.03063, 0.03063, 0.035, 0.03719, 0.03865, 0.04376, 0.04376, 0.04376, 0.04376, 0.04813, 0.05251], "yaxis": "y"}, {"hovertemplate": "state_abbreviation=ND<br>short_date=%{x}<br>normalized_tot_death=%{y}<extra></extra>", "legendgroup": "ND", "line": {"color": "#FF97FF", "dash": "solid"}, "mode": "lines", "name": "ND", "showlegend": true, "type": "scattergl", "x": [1, 2, 3, 4, 5, 6, 7, 8, 9, 10, 11, 12, 13, 14, 15, 16, 17, 18, 19, 20, 21, 22, 23, 24, 25, 26, 27, 28, 29, 30], "xaxis": "x", "y": [0.003938, 0.003938, 0.003938, 0.003938, 0.003938, 0.003938, 0.005251, 0.005251, 0.006564, 0.007877, 0.00919, 0.0105, 0.0105, 0.01182, 0.01182, 0.01182, 0.01182, 0.01182, 0.01313, 0.01707, 0.01707, 0.01838, 0.01969, 0.01969, 0.02101, 0.02232, 0.02494, 0.02494, 0.02494, 0.02494], "yaxis": "y"}, {"hovertemplate": "state_abbreviation=NV<br>short_date=%{x}<br>normalized_tot_death=%{y}<extra></extra>", "legendgroup": "NV", "line": {"color": "#FECB52", "dash": "solid"}, "mode": "lines", "name": "NV", "showlegend": true, "type": "scattergl", "x": [1, 2, 3, 4, 5, 6, 7, 8, 9, 10, 11, 12, 13, 14, 15, 16, 17, 18, 19, 20, 21, 22, 23, 24, 25, 26, 27, 28, 29, 30], "xaxis": "x", "y": [0.01019, 0.0121, 0.0137, 0.01433, 0.01465, 0.01847, 0.02261, 0.02548, 0.02707, 0.03249, 0.03567, 0.03631, 0.03822, 0.04141, 0.04364, 0.04523, 0.04809, 0.04937, 0.05001, 0.05223, 0.05415, 0.05701, 0.06275, 0.06466, 0.06561, 0.06784, 0.06784, 0.07389, 0.07549, 0.08026], "yaxis": "y"}, {"hovertemplate": "state_abbreviation=MD<br>short_date=%{x}<br>normalized_tot_death=%{y}<extra></extra>", "legendgroup": "MD", "line": {"color": "#636efa", "dash": "solid"}, "mode": "lines", "name": "MD", "showlegend": true, "type": "scattergl", "x": [1, 2, 3, 4, 5, 6, 7, 8, 9, 10, 11, 12, 13, 14, 15, 16, 17, 18, 19, 20, 21, 22, 23, 24, 25, 26, 27, 28, 29, 30], "xaxis": "x", "y": [0.005096, 0.005918, 0.006904, 0.008713, 0.01496, 0.01693, 0.02038, 0.02269, 0.02811, 0.02811, 0.03386, 0.04307, 0.04965, 0.06789, 0.07545, 0.08121, 0.08121, 0.08778, 0.09567, 0.1072, 0.1147, 0.123, 0.1312, 0.1312, 0.1438, 0.1553, 0.167, 0.1772, 0.1874, 0.196], "yaxis": "y"}], "layout": {"autosize": false, "height": 800, "legend": {"title": {"text": "State abbreviation"}, "tracegroupgap": 0}, "margin": {"t": 60}, "title": {"text": "Normalized total COVID-19 deaths per state in the US, April 2020"}, "width": 1000, "xaxis": {"anchor": "y", "domain": [0, 1], "title": {"text": "Date (1/04/2020-30/04/2020)"}}, "yaxis": {"anchor": "x", "domain": [0, 1], "title": {"text": "Total reported COVID-19 deaths, normalized for population"}}}}
